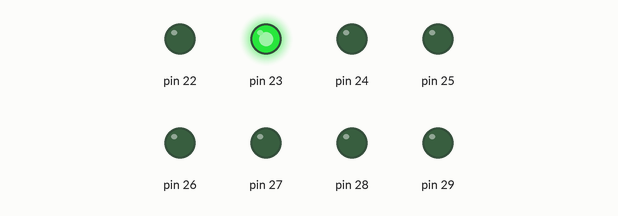
This sketch was run on a simulated Arduino Mega 2560, built with avr-gcc and run on an emulated ATmega2560. On the bench: output pins drawn as LEDs (lit = HIGH).

Above: at 0.32 s.
At 0.98 s:
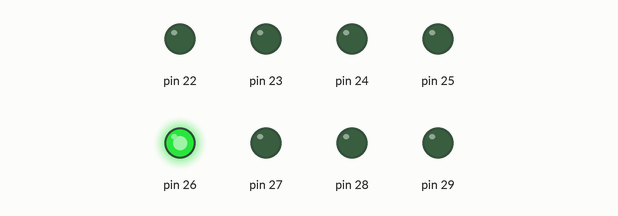
At 1.8 s:
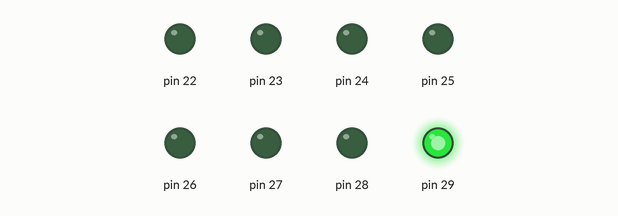
At 3.17 s:
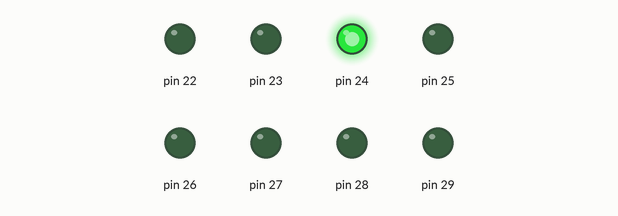
At 4.48 s:
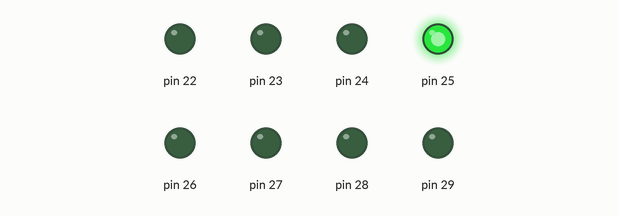
At 7.4 s:
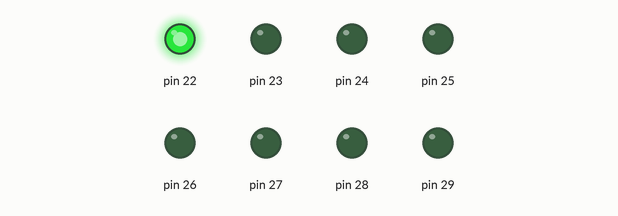
Timing chart, 0 to 8.6 s (numbered marks = the images above):
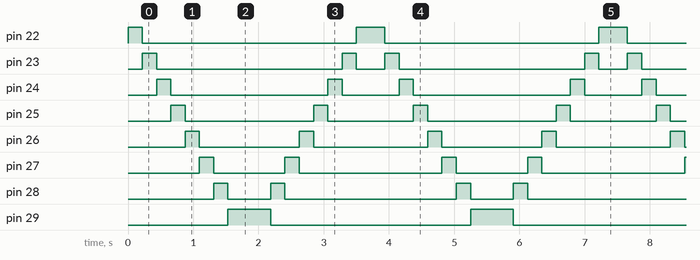

The sketch:

sketch.ino
```cpp
void setup() {
  // put your setup code here, to run once:
  volatile char *ddr_a=(char*)0x21;
  *ddr_a=0xff;

}

void loop() {
  // put your main code here, to run repeatedly:
  volatile char *port_a=(char*)0x22;

 volatile long  x;
 while(1)
 {for(volatile char i=0;i<8;i++)
 {
  *port_a=(1<<i);
  for(x=0;x<100000;x++);
 }
 for(x=0;x<100000;x++);
 for(volatile char i=7;i>=0;i-- )
 {
  *port_a=(1<<i);
  for(x=0;x<100000;x++);
 }

}
}
```

Measured:
- by itself, pin 22: repeats every 3.7 s: LOW 3.3 s, HIGH 0.44 s
- by itself, pin 23: repeats every 3.7 s: LOW 2.8 s, HIGH 0.22 s, LOW 0.44 s, HIGH 0.22 s
- by itself, pin 24: repeats every 3.7 s: LOW 2.4 s, HIGH 0.22 s, LOW 0.88 s, HIGH 0.22 s
- by itself, pin 25: repeats every 3.7 s: LOW 2.0 s, HIGH 0.22 s, LOW 1.3 s, HIGH 0.22 s
- by itself, pin 26: alternates HIGH for 0.22 s and LOW for 1.5 s
- by itself, pin 27: repeats every 3.7 s: LOW 1.1 s, HIGH 0.22 s, LOW 2.2 s, HIGH 0.22 s
- by itself, pin 28: repeats every 3.7 s: LOW 0.66 s, HIGH 0.22 s, LOW 2.6 s, HIGH 0.22 s
- by itself, pin 29: alternates HIGH for 0.66 s and LOW for 3.1 s
